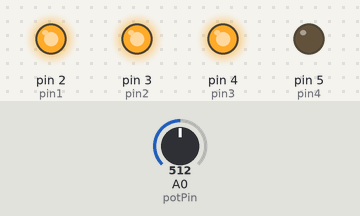
Bench run of a sketch on a simulated Arduino Uno, built with avr-gcc and run on an emulated ATmega328P. Shown: output pins drawn as LEDs (lit = HIGH). The test bench sets the inputs (shaded band); at power-on: A0 (potPin) = 512. What the sketch prints to the serial monitor is not drawn.

Above: at 1.2 s.
1.3 s: A0 (potPin) set to 527
At 2.2 s:
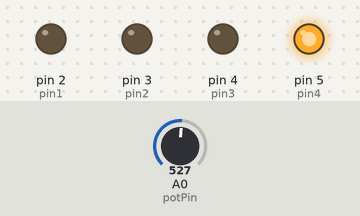
2.8 s: A0 (potPin) set to 716
At 3.3 s:
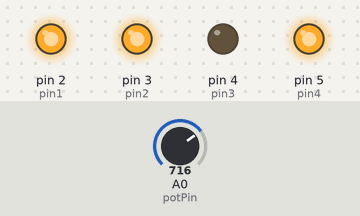
4.3 s: A0 (potPin) set to 755
5.8 s: A0 (potPin) set to 783
At 6.9 s:
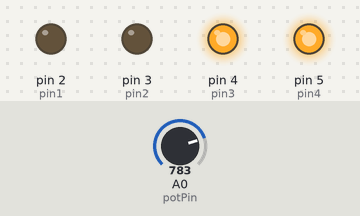
7.3 s: A0 (potPin) set to 900
At 8.0 s:
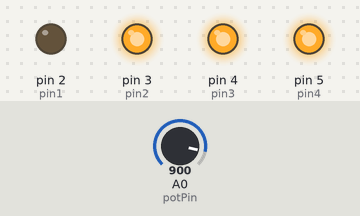
8.8 s: A0 (potPin) set to 886
At 9.2 s:
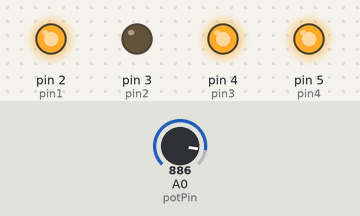
Timing chart, 0 to 11.3 s (numbered marks = the images above; inputs shaded):
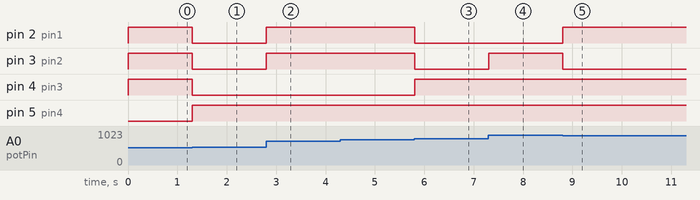

Measured:
- the behaviour switches between 512 and 513 on A0 (potPin) (found by bisection; images 0 and 1)
- the behaviour switches between 768 and 769 on A0 (potPin) (found by bisection; images 2 and 3)
- the behaviour switches between 897 and 896 on A0 (potPin) (found by bisection; images 4 and 5)
- after the input at 1.3 s, pin 2 (pin1), pin 3 (pin2), pin 4 (pin3): HIGH → LOW at once; pin 5 (pin4): LOW → HIGH at once
- after the input at 2.8 s, pin 2 (pin1), pin 3 (pin2): LOW → HIGH at once
- after the input at 5.8 s, pin 2 (pin1), pin 3 (pin2): HIGH → LOW at once; pin 4 (pin3): LOW → HIGH at once
- after the input at 7.3 s, pin 3 (pin2): LOW → HIGH at once
- after the input at 8.8 s, pin 2 (pin1): LOW → HIGH at once; pin 3 (pin2): HIGH → LOW at once

The sketch:

Practica_N3_SC.ino
```cpp
int potPin = A0;
int pin1 = 2;
int pin2 = 3;
int pin3 = 4;
int pin4 = 5;
int val;

void setup() {
  Serial.begin(9600);
  pinMode(pin1, OUTPUT);
  pinMode(pin2, OUTPUT);
  pinMode(pin3, OUTPUT);
  pinMode(pin4, OUTPUT);
 }

void loop() {
  val = (analogRead(potPin)*16)/1025;
  Serial.println(val);

  t2();
}


void t2(){
   switch (val) {
    case 1:
      digitalWrite(pin1,HIGH);
      digitalWrite(pin2,LOW);
      digitalWrite(pin3,LOW);
      digitalWrite(pin4,LOW);
    break;
    case 2:
      digitalWrite(pin1,LOW);
      digitalWrite(pin2,HIGH);
      digitalWrite(pin3,LOW);
      digitalWrite(pin4,LOW);
    break;
    case 3:
      digitalWrite(pin1,HIGH);
      digitalWrite(pin2,HIGH);
      digitalWrite(pin3,LOW);
      digitalWrite(pin4,LOW);

    break;
    case 4:
      digitalWrite(pin1,LOW);
      digitalWrite(pin2,LOW);
      digitalWrite(pin3,HIGH);
      digitalWrite(pin4,LOW);
    break;
        case 5:
      digitalWrite(pin1,HIGH);
      digitalWrite(pin2,LOW);
      digitalWrite(pin3,HIGH);
      digitalWrite(pin4,LOW);
    break;
       case 6:
      digitalWrite(pin1,LOW);
      digitalWrite(pin2,HIGH);
      digitalWrite(pin3,HIGH);
      digitalWrite(pin4,LOW);
    break;


    case 7:
      digitalWrite(pin1,HIGH);
      digitalWrite(pin2,HIGH);
      digitalWrite(pin3,HIGH);
      digitalWrite(pin4,LOW);
       break;
      case 8:
      digitalWrite(pin1,LOW);
      digitalWrite(pin2,LOW);
      digitalWrite(pin3,LOW);
      digitalWrite(pin4,HIGH);

    break;
    case 9:
      digitalWrite(pin1,HIGH);
      digitalWrite(pin2,LOW);
      digitalWrite(pin3,LOW);
      digitalWrite(pin4,HIGH);

    break;
     case 10:
      digitalWrite(pin1,LOW);
      digitalWrite(pin2,HIGH);
      digitalWrite(pin3,LOW);
      digitalWrite(pin4,HIGH);

    break;
     case 11:
      digitalWrite(pin1,HIGH);
      digitalWrite(pin2,HIGH);
      digitalWrite(pin3,LOW);
      digitalWrite(pin4,HIGH);

    break;
     case 12:
      digitalWrite(pin1,LOW);
      digitalWrite(pin2,LOW);
      digitalWrite(pin3,HIGH);
      digitalWrite(pin4,HIGH);

    break;
    case 13:
      digitalWrite(pin1,HIGH);
      digitalWrite(pin2,LOW);
      digitalWrite(pin3,HIGH);
      digitalWrite(pin4,HIGH);

    break;
    case 14:
      digitalWrite(pin1,LOW);
      digitalWrite(pin2,HIGH);
      digitalWrite(pin3,HIGH);
      digitalWrite(pin4,HIGH);

    break;
     case 15:
      digitalWrite(pin1,HIGH);
      digitalWrite(pin2,HIGH);
      digitalWrite(pin3,HIGH);
      digitalWrite(pin4,HIGH);

    break;
       default:
      digitalWrite(pin1,LOW);
      digitalWrite(pin2,LOW);
      digitalWrite(pin3,LOW);
      digitalWrite(pin4,LOW);
    break;

  }
}
```
